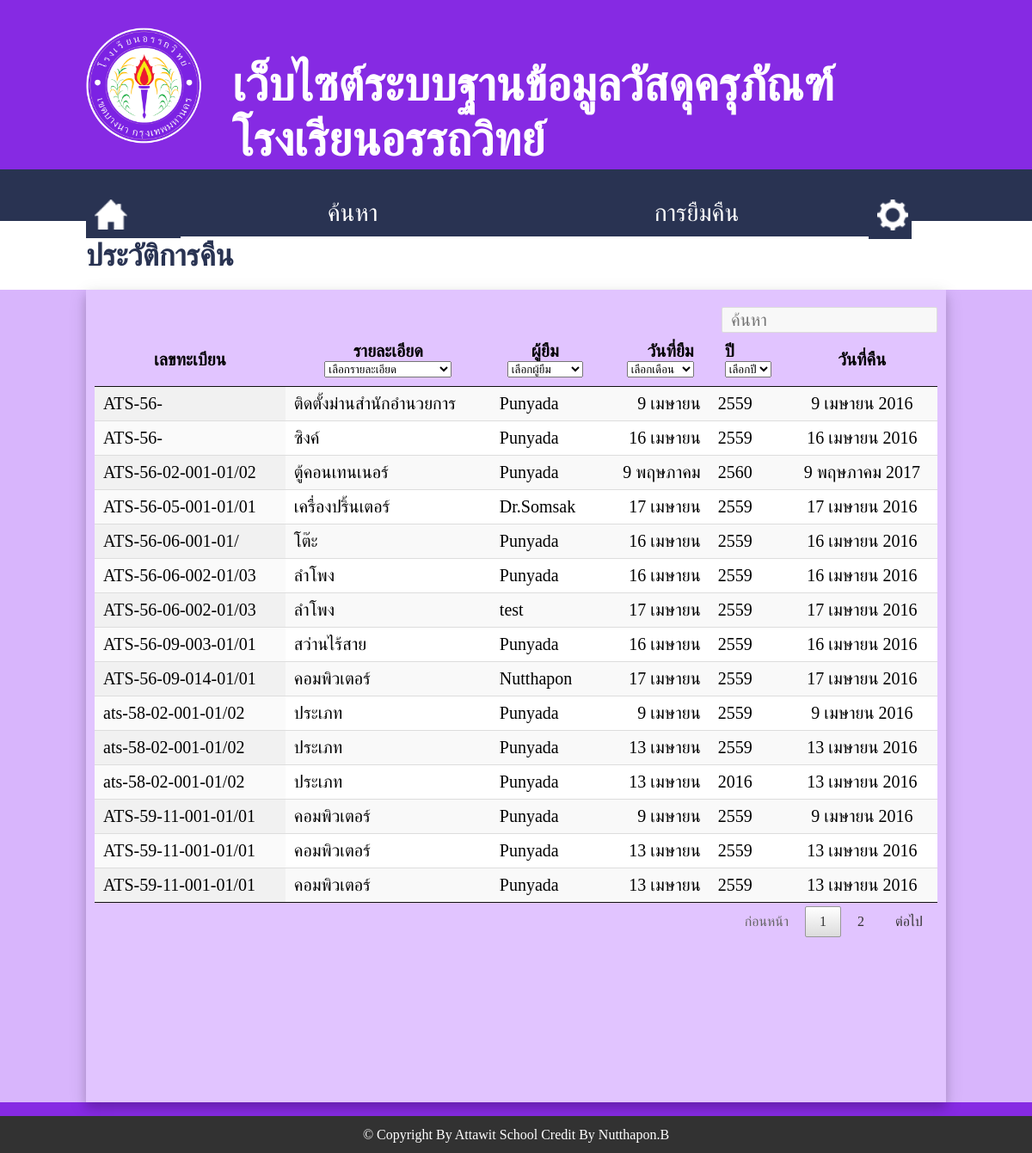
The app's page /show_return_admin.php (signed in) with its own data.
### tables this page shows
CREATE TABLE `lent_return` (
  `id` int(11) NOT NULL auto_increment,
  `id_data_mda` int(11) NOT NULL,
  `id_mda` varchar(25) NOT NULL,
  `name_mda` varchar(1000) NOT NULL,
  `user_id` int(11) NOT NULL,
  `name_user` varchar(50) NOT NULL,
  `date_lent` varchar(20) NOT NULL,
  `date_return` varchar(20) default NULL,
  `year` varchar(10) NOT NULL,
  `status` int(11) NOT NULL default '0',
  PRIMARY KEY  (`id`)
);

### show_return_admin.php (the view, shortened to what this page needs)
<?php
include('popup.php');
?>
<html>
<head>
	<link rel="stylesheet" href="style.css">
	<link rel="stylesheet" href="jquery.dataTables.min.css" />
</head>
<body id="search">
<form name="form1">
	<div style='width:100%; height:180px;'>
		<div style='width:1000px; heigth:100%; margin:auto; padding-top:1%;'>
			<div style='width:15%; heigth:100%; float:left;'>
				<img src='image/logo_ats.png' style="margin-top:20px;" width='90%'>
			</div>
			<div style='width:83%; heigth:100%; float:left; padding-left:2%;'>
				<h1 style="margin-top:55px;">เว็บไซต์ระบบฐานข้อมูลวัสดุครุภัณฑ์โรงเรียนอรรถวิทย์
				</h1>
			</div>
		</div>
	</div>
	<div style='width:100%; height:60px; background:#293352;'>
		<div style='width:1000px; heigth:100%; margin:auto; margin-top:17px; padding-top:12px;'>
			<div id="sMenu" style="width:90px; heigth:100%; float:left;">
				<a href="main_teacher.php">
					<div><img src="image/home.png" width="38"></div>
				</a>
			</div>
			<div class="dropdown" style="width:400px; heigth:100%; float:left;">
				<a href="show_lent_admin.php">
					<div class="dropbtn"><center>ค้นหา</center></div>
				</a>
			</div>
			<div class="dropdown" style="width:400px; heigth:100%; float:left;">
				<div class="dropbtn"><center>การยืมคืน</center></div>
			</div>
			<div class="dropdown" style="width:50px; heigth:105%; float:left;">
				<a href="#popupLogout">
					<div class="dropbtn"><img src="image/pass.png" width="36"></div>
				</a>
			</div>
		</div>
	</div>
	<div style='width:100%; height:80px; margin-top:-29px; background:#ffffff;'>
		<div style='width:1000px; height:100%; margin:auto; background:#ffffff;'>
			<h2>ประวัติการคืน</h2>
		</div>
	</div>
	<div style='width:100%; height:945px; background:#d8b5fc;'>
		<div style='width:980px; height:925px; padding-top:20px; padding-left:10px; padding-right:10px; background:#e1c4ff; margin:auto; box-shadow: 0 6px 10px 0 rgba(0, 0, 0, 0.14), 0 6px 20px 0 rgba(0, 0, 0, 0.14);'>
			<table id="example" class="display" style="font-size: 20px;" cellspacing="0" width="100%">
		        <thead>
		            <tr>
		                <th>เลขทะเบียน</th>
		                <th>รายละเอียด</th>
		                <th>ผู้ยืม</th>
		                <th align='right'>วันที่ยืม</th>
		                <th align='left'>ปี</th>
		                <th>วันที่คืน</th>
		            </tr>
		        </thead>
		        <tbody>
		        	<?php
		        	$sql = "SELECT * FROM lent_return WHERE status = 1";
		        	$query = mysql_query($sql);
		        	while ($data = mysql_fetch_array($query)) {
		        		$dateInput = date('j F Y', strtotime($data['date_lent']));
						$explodeDate = explode(" ", $dateInput);
						switch($explodeDate[1]) {
						    case "April": $month = "เมษายน"; break;
						    case "May": $month = "พฤษภาคม"; break;
						}
						$date = $explodeDate[0].' '.$month;
						$dateInputReturn = date('j F Y', strtotime($data['date_lent']));
						$explodeDateReturn = explode(" ", $dateInputReturn);
						switch($explodeDateReturn[1]) {
						    case "April": $month = "เมษายน"; break;
						    case "May": $month = "พฤษภาคม"; break;
						}
						$dateReturn = $explodeDateReturn[0].' '.$month.' '.$explodeDateReturn[2];
		        		echo "
		        		<tr>
			                <td>".$data['id_mda']."</td>
			                <td>".$data['name_mda']."</td>
			                <td>".$data['name_user']."</td>
			                <td align='right'>".$date."</td>
			                <td>".$data['year']."</td>
			                <td><center>".$dateReturn."</center></td>
			            </tr>";
		        	}
		        	 ?>
		        </tbody>
		    </table>
		</div>
	</div>
	</form>
	<div style="background:#323232; width:100%; height:30px; text-align: center; padding-top: 13px; margin-bottom:0px;">
		<font color="#ffffff">&copy Copyright By Attawit School Credit By Nutthapon.B</font>
	</div>
</body>
</html>

### style.css (style rules this page uses)
h1 { font-family:TH Sarabun New; font-size: 55px; color:#ffffff; }
h2 { font-family:TH Sarabun New; font-size: 35px; color:#293352; padding-top: 20px; }
#search { background-repeat: no-repeat; padding:0px; margin:0px; height:1300px; background-size: 100%; background: #862ae3; font-family:TH Sarabun New; }
a:link { text-decoration: none; color: #862ae3; }
.dropbtn { background-color: #293352; color: white; padding: 10px; margin-top: -10px; font-family:TH Sarabun New; font-size: 28px; color:#ffffff; border: none; cursor: pointer; }
.dropdown { display: inline-block; }
#sMenu { background-color: #293352; color: white; padding: 10px; margin-top: -10px; font-family:TH Sarabun New; font-size: 28px; color:#ffffff; border: none; cursor: pointer; display: inline-block; }

### records on screen
lent_return: id_mda "ats-58-02-001-01/02", name_mda "ประเภท", name_user "Punyada", date_lent "9 เมษายน", year "2559", date_lent "9 เมษายน 2016"
lent_return: id_mda "ATS-56-", name_mda "ติดตั้งม่านสำนักอำนวยการ", name_user "Punyada", date_lent "9 เมษายน", year "2559", date_lent "9 เมษายน 2016"
lent_return: id_mda "ATS-56-02-001-01/02", name_mda "ตู้คอนเทนเนอร์", name_user "Punyada", date_lent "9 พฤษภาคม", year "2560", date_lent "9 พฤษภาคม 2017"
lent_return: id_mda "ATS-59-11-001-01/01", name_mda "คอมพิวเตอร์", name_user "Punyada", date_lent "9 เมษายน", year "2559", date_lent "9 เมษายน 2016"
lent_return: id_mda "ats-58-02-001-01/02", name_mda "ประเภท", name_user "Punyada", date_lent "13 เมษายน", year "2559", date_lent "13 เมษายน 2016"
lent_return: id_mda "ATS-59-11-001-01/01", name_mda "คอมพิวเตอร์", name_user "Punyada", date_lent "13 เมษายน", year "2559", date_lent "13 เมษายน 2016"
lent_return: id_mda "ats-58-02-001-01/02", name_mda "ประเภท", name_user "Punyada", date_lent "13 เมษายน", year "2016", date_lent "13 เมษายน 2016"
lent_return: id_mda "ATS-59-11-001-01/01", name_mda "คอมพิวเตอร์", name_user "Punyada", date_lent "13 เมษายน", year "2559", date_lent "13 เมษายน 2016"
lent_return: id_mda "ATS-56-", name_mda "ซิงค์", name_user "Punyada", date_lent "16 เมษายน", year "2559", date_lent "16 เมษายน 2016"
lent_return: id_mda "ATS-56-06-001-01/", name_mda "โต๊ะ", name_user "Punyada", date_lent "16 เมษายน", year "2559", date_lent "16 เมษายน 2016"
lent_return: id_mda "ATS-56-06-002-01/03", name_mda "ลำโพง", name_user "Punyada", date_lent "16 เมษายน", year "2559", date_lent "16 เมษายน 2016"
lent_return: id_mda "ATS-56-06-002-01/03", name_mda "ลำโพง", name_user "test", date_lent "17 เมษายน", year "2559", date_lent "17 เมษายน 2016"
lent_return: id_mda "ATS-56-09-003-01/01", name_mda "สว่านไร้สาย", name_user "Punyada", date_lent "16 เมษายน", year "2559", date_lent "16 เมษายน 2016"
lent_return: id_mda "ATS-56-05-001-01/01", name_mda "เครื่องปริ้นเตอร์", name_user "Dr.Somsak", date_lent "17 เมษายน", year "2559", date_lent "17 เมษายน 2016"
lent_return: id_mda "ATS-56-09-014-01/01", name_mda "คอมพิวเตอร์", name_user "Nutthapon", date_lent "17 เมษายน", year "2559", date_lent "17 เมษายน 2016"
